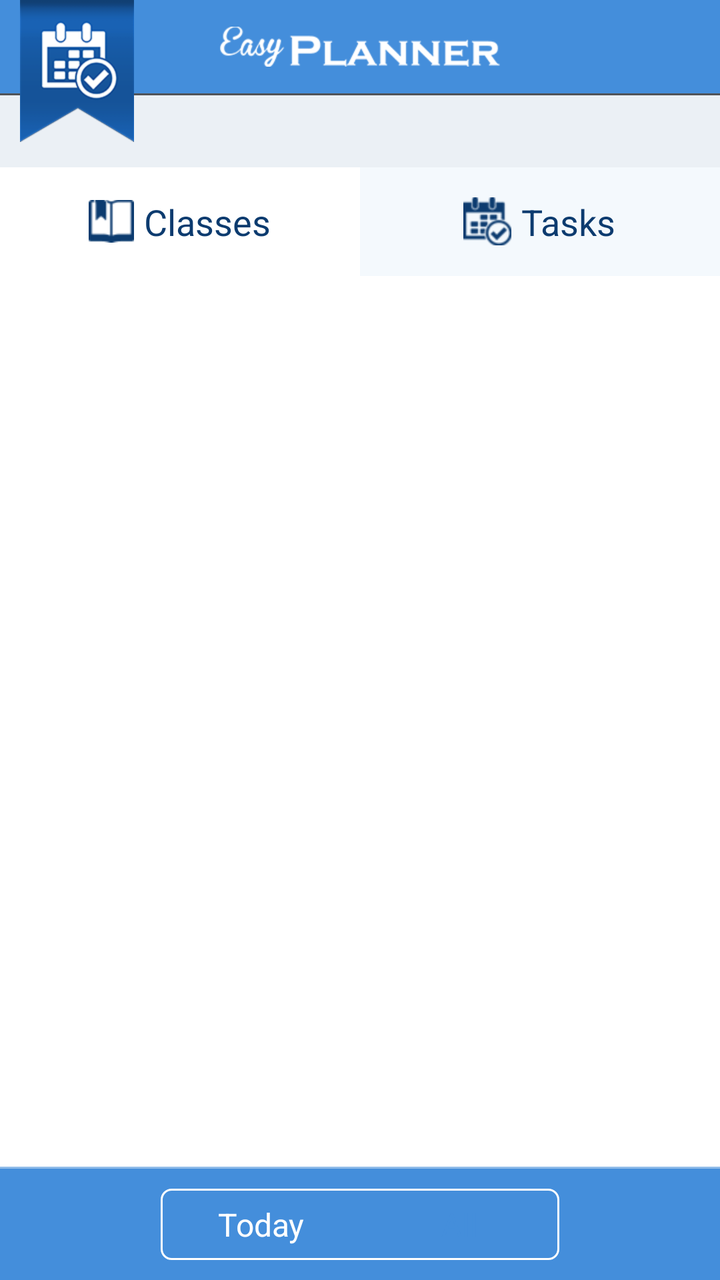
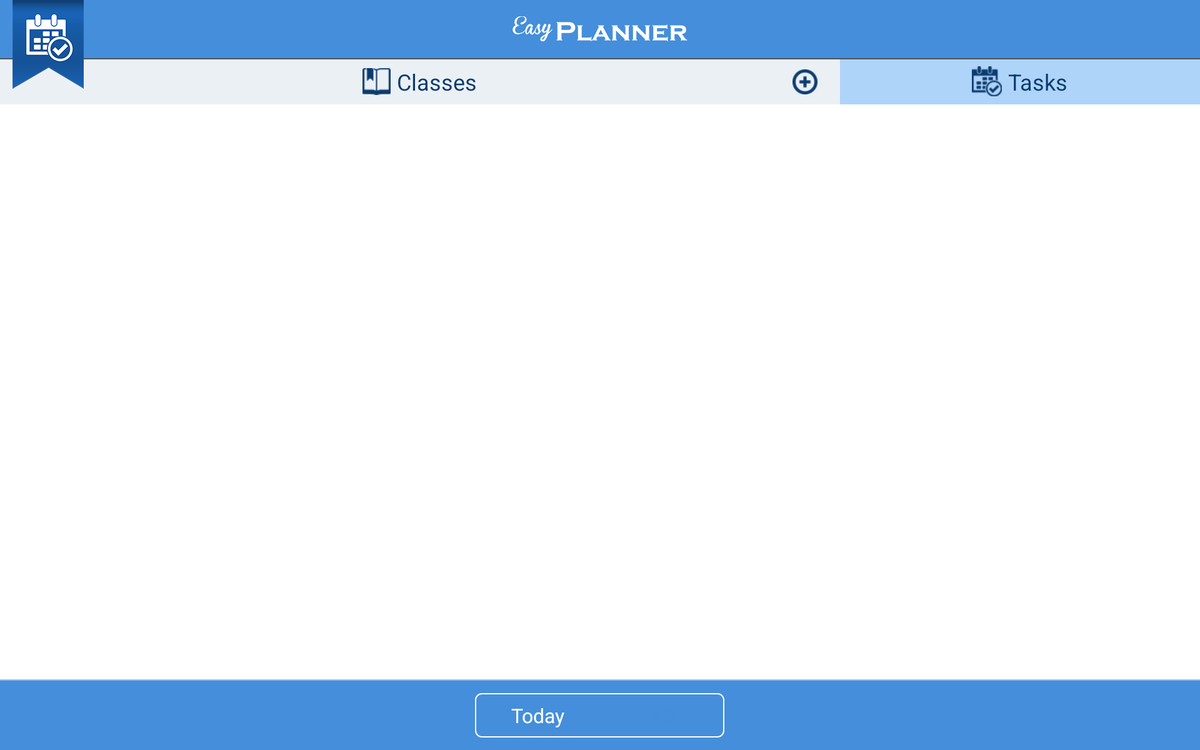

One screen, two layout resources from the same app: the default and the repository's alternative for another configuration. Each is rendered where Android would select it; the XML of both is given below.
<!-- AndroidManifest.xml: application theme android:Theme.Light.NoTitleBar -->
<!-- res/layout/main_screen.xml -->
<LinearLayout xmlns:android="http://schemas.android.com/apk/res/android"
    xmlns:tools="http://schemas.android.com/tools"
    android:id="@+id/inner_content"
    android:layout_width="match_parent"
    android:layout_height="match_parent"
    android:orientation="vertical"
    android:background="@android:color/white">
    
    <include layout="@layout/titlebar" />
    
    <LinearLayout 
        android:layout_width="match_parent"
        android:layout_height="wrap_content"
        android:orientation="horizontal">
        
        <LinearLayout 
            android:id="@+id/classesBtn"
            android:layout_width="0dp"
            android:layout_height="wrap_content"
            android:layout_weight="1"
            android:background="@android:color/white"
            android:gravity="center"
            android:padding="15dp">
            
            <TextView
	            android:layout_width="wrap_content"
	            android:layout_height="wrap_content"
	            android:textColor="#0c3b6f"
	            android:drawableLeft="@drawable/icon_classes"
	            android:drawablePadding="5dp"
	            android:textSize="18sp"
	            android:text="@string/classes" />
            
        </LinearLayout>
        
        <LinearLayout 
            android:id="@+id/tasksBtn"
            android:layout_width="0dp"
            android:layout_height="wrap_content"
            android:layout_weight="1"
            android:background="#f4f9fd"
            android:gravity="center"
            android:padding="15dp">
            
            <TextView
	            android:layout_width="wrap_content"
	            android:layout_height="wrap_content"
	            android:textColor="#0c3b6f"
	            android:drawableLeft="@drawable/icon_tasks"
	            android:drawablePadding="5dp"
	            android:textSize="18sp"
	            android:text="@string/tasks" />
            
        </LinearLayout>
        
    </LinearLayout>
    
    <FrameLayout 
        android:layout_width="match_parent"
        android:layout_height="0dp"
        android:layout_weight="1">
        
        <android.support.v4.view.ViewPager
            android:id="@+id/pager"
            android:layout_width="match_parent"
            android:layout_height="match_parent" />
        
    </FrameLayout>
    
    <FrameLayout 
        android:layout_width="match_parent"
        android:layout_height="wrap_content"
        android:paddingTop="1dp"
        android:background="#8fbbe9">
        
        <LinearLayout 
	        android:layout_width="match_parent"
	        android:layout_height="match_parent"
	        android:background="#448edb"
	        android:padding="10dp"
	        android:gravity="center_horizontal">
	        
	     	<RadioGroup
	     	    android:id="@+id/timeSelectorGroup"
	     	    android:layout_width="wrap_content"
	     	    android:layout_height="wrap_content"
	     	    android:orientation="horizontal"
	     	    android:gravity="center_vertical"
	     	    android:background="@drawable/radoigroup_background">
	     	    
	     	    <RadioButton 
	     	        android:id="@+id/todayBtn"
	     	        android:layout_width="100dp"
	     	        android:layout_height="wrap_content"
	     	        android:text="@string/today"
	     	        android:gravity="center"
	     	        android:padding="7dp"
	     	        android:background="@drawable/rb_left_background"
	     	        android:textColor="@color/cb_text_color"
	     	        android:button="@null" />
	     	    
	     	    <RadioButton 
	     	        android:id="@+id/allBtn"
	     	        android:layout_width="100dp"
	     	        android:layout_height="wrap_content"
	     	        android:layout_marginLeft="-1dp"
	     	        android:text="@string/all"
	     	        android:gravity="center"
	     	        android:padding="7dp"
	     	        android:background="@drawable/rb_right_background"
	     	        android:textColor="@color/cb_text_color"
	     	        android:button="@null"
	     	        android:checked="true" />
	     	    
	     	</RadioGroup>
	        
	    </LinearLayout>
        
    </FrameLayout>

</LinearLayout>
<!-- res/layout/titlebar.xml (included above) -->
<?xml version="1.0" encoding="utf-8"?>
<RelativeLayout xmlns:android="http://schemas.android.com/apk/res/android"
    android:layout_width="match_parent"
    android:layout_height="wrap_content">
    
    <LinearLayout 
        android:layout_width="match_parent"
        android:layout_height="wrap_content"
        android:orientation="vertical">
        
        <RelativeLayout 
            android:layout_width="match_parent"
            android:layout_height="wrap_content"
            android:background="#448edb">
            
            <ImageView
                android:layout_width="wrap_content"
                android:layout_height="wrap_content"
                android:layout_centerInParent="true"
                android:src="@drawable/logo" />
            
            <ImageView
                android:id="@+id/menuBtn"
                android:layout_width="wrap_content"
                android:layout_height="wrap_content"
                android:layout_alignParentRight="true"
                android:padding="12dp"
                android:src="@drawable/menu_icon"
                android:visibility="invisible" />
            
        </RelativeLayout>
        
        <View 
            android:layout_width="match_parent"
            android:layout_height="1dp"
            android:background="#505358" />
        
        <LinearLayout 
            android:layout_width="match_parent"
            android:layout_height="wrap_content"
            android:orientation="horizontal"
            android:paddingLeft="7dp"
            android:paddingRight="7dp"
            android:background="#ebf0f5"
            android:gravity="center_vertical">
            
            <ImageView
                android:layout_width="wrap_content"
                android:layout_height="wrap_content"
                android:src="@drawable/icon_add_dark"
                android:padding="8dp"
                android:visibility="invisible" />
            
            <TextView 
	            android:id="@+id/title"
	            android:layout_width="0dp"
	            android:layout_height="wrap_content"
	            android:layout_weight="1"
	            android:gravity="center_horizontal"
	            android:paddingLeft="8dp"
	            android:paddingRight="8dp"
	            android:textColor="#0c3b6f"
	            android:textStyle="bold" />
            
            <ImageView
                android:id="@+id/addClassBtn"
                android:layout_width="wrap_content"
                android:layout_height="wrap_content"
                android:padding="8dp"
                android:src="@drawable/icon_add_dark"
                android:visibility="invisible" />
            
        </LinearLayout>
        
    </LinearLayout>
    
    <ImageView
        android:layout_width="wrap_content"
        android:layout_height="wrap_content"
        android:layout_alignParentLeft="true"
        android:layout_alignParentTop="true"
        android:layout_marginLeft="10dp"
        android:src="@drawable/ribbon" />

</RelativeLayout>
<!-- resources referenced by this layout -->
<resources>
  <!-- drawable icon_add_dark: png bitmap (drawable-hdpi, 3562 bytes) -->
  <!-- drawable icon_classes: png bitmap (drawable-hdpi, 3178 bytes) -->
  <!-- drawable icon_tasks: png bitmap (drawable-hdpi, 4080 bytes) -->
  <!-- drawable logo: png bitmap (drawable-xhdpi, 6651 bytes) -->
  <!-- drawable menu_icon: png bitmap (drawable-hdpi, 3064 bytes) -->
  <!-- drawable radoigroup_background (drawable) -->
  <?xml version="1.0" encoding="utf-8"?>
  <shape xmlns:android="http://schemas.android.com/apk/res/android" >
      
      <corners android:radius="5dp" />
      <stroke android:width="1dp" android:color="@android:color/white" />
  
  </shape>
  <!-- drawable ribbon: png bitmap (drawable-xhdpi, 11252 bytes) -->
  <string name="all">All</string>
  <string name="classes">Classes</string>
  <string name="tasks">Tasks</string>
  <string name="today">Today</string>
</resources>
<!-- res/layout-sw600dp-land/main_screen.xml (the repository's variant of the layout above) -->
<!-- drawn on a 7-inch tablet turned sideways -->
<LinearLayout xmlns:android="http://schemas.android.com/apk/res/android"
    xmlns:tools="http://schemas.android.com/tools"
    android:id="@+id/inner_content"
    android:layout_width="match_parent"
    android:layout_height="match_parent"
    android:orientation="vertical"
    android:background="@android:color/white">
    
    <RelativeLayout
	    android:layout_width="match_parent"
	    android:layout_height="wrap_content">
	    
	    <LinearLayout 
	        android:layout_width="match_parent"
	        android:layout_height="wrap_content"
	        android:orientation="vertical">
	        
	        <RelativeLayout 
	            android:layout_width="match_parent"
	            android:layout_height="wrap_content"
	            android:background="#448edb">
	            
	            <ImageView
	                android:layout_width="wrap_content"
	                android:layout_height="wrap_content"
	                android:layout_centerInParent="true"
	                android:src="@drawable/logo" />
	            
	            <ImageView
	                android:id="@+id/menuBtn"
	                android:layout_width="wrap_content"
	                android:layout_height="wrap_content"
	                android:layout_alignParentRight="true"
	                android:padding="12dp"
	                android:src="@drawable/menu_icon"
	                android:visibility="invisible" />
	            
	        </RelativeLayout>
	        
	        <View 
	            android:layout_width="match_parent"
	            android:layout_height="1dp"
	            android:background="#505358" />
	        
	        <LinearLayout 
		        android:layout_width="match_parent"
		        android:layout_height="wrap_content"
		        android:orientation="horizontal">
		        
		        <RelativeLayout
		            android:id="@+id/classesBtn"
		            android:layout_width="0dp"
		            android:layout_height="wrap_content"
		            android:layout_weight="0.7"
		            android:background="#ebf0f4">
		            
		            <TextView
			            android:layout_width="wrap_content"
			            android:layout_height="wrap_content"
			            android:layout_centerInParent="true"
			            android:textColor="#0c3b6f"
			            android:drawableLeft="@drawable/icon_classes"
			            android:drawablePadding="5dp"
			            android:textSize="18sp"
			            android:text="@string/classes" />
		            
		            <ImageView
		                android:id="@+id/addClassBtn"
		                android:layout_width="wrap_content"
		                android:layout_height="wrap_content"
		                android:layout_alignParentRight="true"
		                android:layout_marginRight="10dp"
		                android:padding="8dp"
		                android:src="@drawable/icon_add_dark" />
		            
		        </RelativeLayout>
		        
		        <RelativeLayout 
		            android:id="@+id/tasksBtn"
		            android:layout_width="0dp"
		            android:layout_height="wrap_content"
		            android:layout_weight="0.3"
		            android:background="#aed4f9">
		            
		            <TextView
			            android:layout_width="wrap_content"
			            android:layout_height="wrap_content"
			            android:layout_centerInParent="true"
			            android:textColor="#0c3b6f"
			            android:drawableLeft="@drawable/icon_tasks"
			            android:drawablePadding="5dp"
			            android:textSize="18sp"
			            android:text="@string/tasks" />
		            
		            <ImageView
		                android:id="@+id/addTaskBtn"
		                android:layout_width="wrap_content"
		                android:layout_height="wrap_content"
		                android:layout_alignParentRight="true"
		                android:padding="8dp"
		                android:src="@drawable/icon_add_dark"
		                android:visibility="invisible" />
		            
		        </RelativeLayout>
		        
		    </LinearLayout>
	        
	    </LinearLayout>
	    
	    <ImageView
	        android:layout_width="wrap_content"
	        android:layout_height="wrap_content"
	        android:layout_alignParentLeft="true"
	        android:layout_alignParentTop="true"
	        android:layout_marginLeft="10dp"
	        android:src="@drawable/ribbon" />
	
	</RelativeLayout>
    
    <LinearLayout 
        android:layout_width="match_parent"
        android:layout_height="0dp"
        android:layout_weight="1"
        android:orientation="horizontal">
        
        <FrameLayout 
            android:id="@+id/classes_content"
            android:layout_width="0dp"
            android:layout_height="match_parent"
            android:layout_weight="0.7" />
        
        <FrameLayout 
            android:id="@+id/tasks_content"
            android:layout_width="0dp"
            android:layout_height="match_parent"
            android:layout_weight="0.3" />
        
    </LinearLayout>
    
    <FrameLayout 
        android:layout_width="match_parent"
        android:layout_height="wrap_content"
        android:paddingTop="1dp"
        android:background="#8fbbe9">
        
        <LinearLayout 
	        android:layout_width="match_parent"
	        android:layout_height="match_parent"
	        android:background="#448edb"
	        android:padding="10dp"
	        android:gravity="center_horizontal">
	        
	     	<RadioGroup
	     	    android:id="@+id/timeSelectorGroup"
	     	    android:layout_width="wrap_content"
	     	    android:layout_height="wrap_content"
	     	    android:orientation="horizontal"
	     	    android:gravity="center_vertical"
	     	    android:background="@drawable/radoigroup_background">
	     	    
	     	    <RadioButton 
	     	        android:id="@+id/todayBtn"
	     	        android:layout_width="100dp"
	     	        android:layout_height="wrap_content"
	     	        android:text="@string/today"
	     	        android:gravity="center"
	     	        android:padding="7dp"
	     	        android:background="@drawable/rb_left_background"
	     	        android:textColor="@color/cb_text_color"
	     	        android:button="@null" />
	     	    
	     	    <RadioButton 
	     	        android:id="@+id/allBtn"
	     	        android:layout_width="100dp"
	     	        android:layout_height="wrap_content"
	     	        android:layout_marginLeft="-1dp"
	     	        android:text="@string/all"
	     	        android:gravity="center"
	     	        android:padding="7dp"
	     	        android:background="@drawable/rb_right_background"
	     	        android:textColor="@color/cb_text_color"
	     	        android:button="@null"
	     	        android:checked="true" />
	     	    
	     	</RadioGroup>
	        
	    </LinearLayout>
        
    </FrameLayout>

</LinearLayout>
